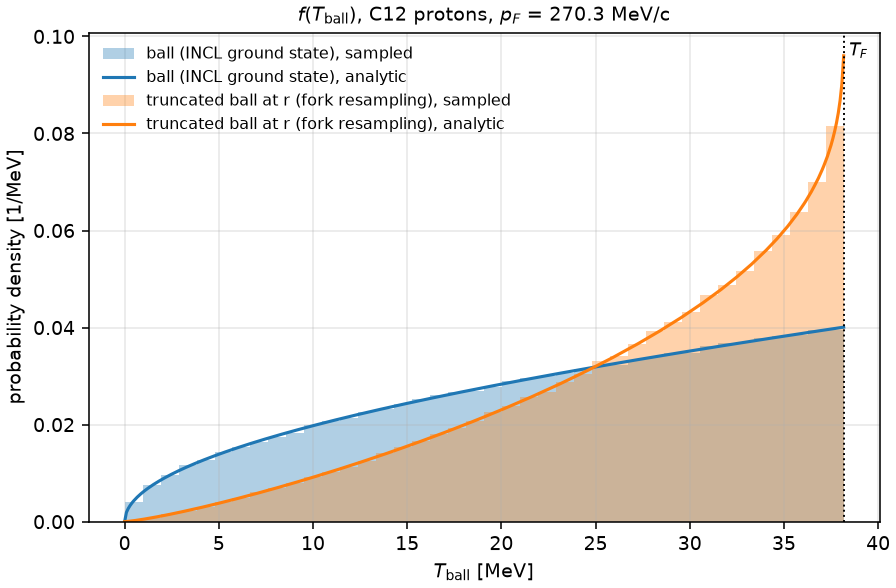

Recreate this plot in Python.
#!/usr/bin/env python3
"""
tball_pdf.py: probability density of T_ball, the struck proton's kinetic energy in INCL's
ground state, analytic vs sampled.

Ball (INCL ground state, strict or fuzzy -- same marginal):  |p|^3 uniform on [0, p_F^3]
    f(p) = 3 p^2 / p_F^3,   T = sqrt(p^2 + m^2) - m,  dp/dT = (T + m)/p
    f(T) = 3 (T + m) sqrt(T (T + 2m)) / p_F^3            on [0, T_F]
Truncated ball at the sampled radius (fork ResamplingHitNucleon):  |p|^3 uniform on [p_min(r)^3, p_F^3]
    f(p | r) = 3 p^2 / (p_F^3 - p_min(r)^3)  for p >= p_min(r),   p_min(r) = p_F u(r),  u = F^(1/3)
    f(p)     = (3 p^2 / p_F^3) W(p/p_F),   W(x) = int_{u(r) < x} rho_r(r) / (1 - u(r)^3) dr
    f(T)     = f(p) (T + m)/p
with rho_r(r) the radial density of the struck nucleons, r^2 [rho(r) - rho(R_max)] normalised
(what INCL's sampler generates).
Outputs tball_pdf.png / .txt next to the script.
"""
import sys
from pathlib import Path
import numpy as np

HERE = Path(__file__).resolve().parent
sys.path.insert(0, str(HERE)); sys.path.insert(0, str(HERE.parent / "results" / "template"))
import histdiag as hd
from incl_nucleus import INCLNucleus

nuc = INCLNucleus()                      # C12 protons, fuzzy 0.5
m, pF, TF = nuc.m, nuc.pF, nuc.TF
rng = np.random.default_rng(7)
n = 400_000
nucs = nuc.sample(n, rng)
T_ball = nucs.T
T_res = nuc.resample_at_r(nucs.r_vec, rng).T

edges = np.linspace(0.0, TF, 41)
Tc = 0.5 * (edges[1:] + edges[:-1])

def f_ball(T):
    p = np.sqrt(T * (T + 2 * m))
    return 3.0 * (T + m) * p / pF**3

# W(x) on a fine r grid
rf = np.linspace(0.0, nuc.r_max, 200001)
rho_r = rf**2 * (nuc.density(rf) - nuc.density(nuc.r_max)); rho_r /= np.trapezoid(rho_r, rf)
u = nuc.min_p_from_r(rf)
w = rho_r / np.maximum(1.0 - u**3, 1e-12)
Wcum = np.concatenate([[0.0], np.cumsum(0.5 * (w[1:] + w[:-1]) * np.diff(rf))])  # int_0^r
def f_res(T):
    p = np.sqrt(T * (T + 2 * m)); x = p / pF
    # W(x) = int over r with u(r) < x; u is monotonic in r -> r_x = r at which u = x
    r_x = np.interp(x, u, rf)
    W = np.interp(r_x, rf, Wcum)
    return 3.0 * p * (T + m) * W / pF**3

def binned(f):
    Tf = np.linspace(0.0, TF, 40001); y = f(Tf)
    F = np.concatenate([[0.0], np.cumsum(0.5 * (y[1:] + y[:-1]) * np.diff(Tf))])
    return np.diff(np.interp(edges, Tf, F)), F[-1]

with open(HERE / "tball_pdf.txt", "w") as fh:
    for name, T, f in (("ball", T_ball, f_ball), ("truncated ball (resample)", T_res, f_res)):
        cnt, _ = np.histogram(T, edges)
        model, norm = binned(f)
        model *= cnt.sum()
        pull = (cnt - model) / np.sqrt(model)
        line = (f"{name}: analytic normalisation {norm:.6f}; <T> sampled {T.mean():.3f} MeV, analytic "
                f"{np.trapezoid(np.linspace(0, TF, 40001) * f(np.linspace(0, TF, 40001)), np.linspace(0, TF, 40001)):.3f}; "
                f"Poisson chi2/ndf = {(pull**2).sum() / cnt.size:.2f}, max |pull| = {np.abs(pull).max():.2f}")
        print(line); fh.write("# " + line + "\n")
        hd.compare1d(cnt, model, edges, labels=(f"sampled {name}", "analytic"), xname="T_ball [MeV]",
                     table=False, quiet=True, save=fh)

import matplotlib; matplotlib.use("Agg"); import matplotlib.pyplot as plt
fig, ax = plt.subplots(figsize=(6.4, 4.2), constrained_layout=True)
Tf = np.linspace(0, TF, 400)
for T, f, c, lab in ((T_ball, f_ball, "C0", "ball (INCL ground state)"),
                     (T_res, f_res, "C1", "truncated ball at r (fork resampling)")):
    cnt, _ = np.histogram(T, edges, density=True)
    ax.stairs(cnt, edges, fill=True, color=c, alpha=0.35, label=lab + ", sampled")
    ax.plot(Tf, f(Tf), color=c, lw=1.6, label=lab + ", analytic")
ax.axvline(TF, color="k", ls=":", lw=1); ax.text(TF, ax.get_ylim()[1] * 0.98, r" $T_F$", va="top", fontsize=9)
ax.set_xlabel(r"$T_{\rm ball}$ [MeV]"); ax.set_ylabel("probability density [1/MeV]")
ax.set_title(r"$f(T_{\rm ball})$, C12 protons, $p_F$ = 270.3 MeV/c", fontsize=10)
ax.legend(fontsize=8, frameon=False, loc="upper left"); ax.grid(alpha=0.3)
fig.savefig(HERE / "tball_pdf.png", dpi=140)
print("wrote", HERE / "tball_pdf.png", "+ .txt")
